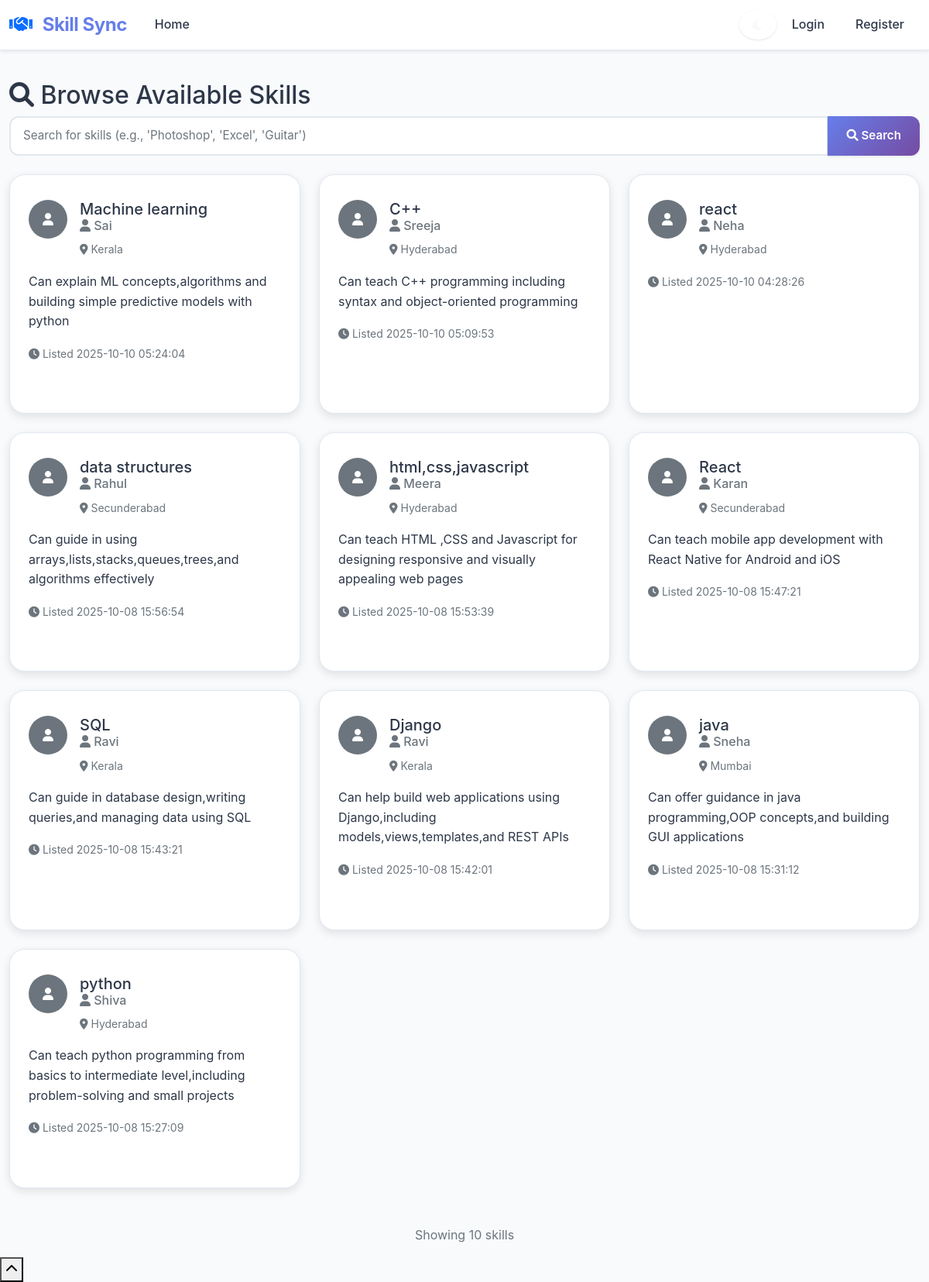
The page /browse_skills on the database its author committed.
### tables this page shows
CREATE TABLE skills_offered (
            id INTEGER PRIMARY KEY AUTOINCREMENT,
            user_id INTEGER,
            skill_name TEXT NOT NULL,
            description TEXT,
            is_approved INTEGER DEFAULT 1,
            created_at TIMESTAMP DEFAULT CURRENT_TIMESTAMP,
            FOREIGN KEY (user_id) REFERENCES users (id)
        );

CREATE TABLE users (
            id INTEGER PRIMARY KEY AUTOINCREMENT,
            username TEXT UNIQUE NOT NULL,
            email TEXT UNIQUE NOT NULL,
            password_hash TEXT NOT NULL,
            name TEXT NOT NULL,
            location TEXT,
            profile_photo TEXT,
            is_public INTEGER DEFAULT 1,
            availability TEXT,
            is_admin INTEGER DEFAULT 0,
            is_banned INTEGER DEFAULT 0,
            created_at TIMESTAMP DEFAULT CURRENT_TIMESTAMP
        );

### app.py (the view)
@app.route('/browse_skills')
def browse_skills():
    search = request.args.get('search', '')
    conn = get_db_connection()
    if search:
        skills = conn.execute('''
            SELECT so.*, u.name, u.location, u.profile_photo
            FROM skills_offered so
            JOIN users u ON so.user_id = u.id
            WHERE u.is_public = 1 AND u.is_banned = 0 AND so.is_approved = 1
            AND (so.skill_name LIKE ? OR so.description LIKE ?)
            ORDER BY so.created_at DESC
        ''', (f'%{search}%', f'%{search}%')).fetchall()
    else:
        skills = conn.execute('''
            SELECT so.*, u.name, u.location, u.profile_photo
            FROM skills_offered so
            JOIN users u ON so.user_id = u.id
            WHERE u.is_public = 1 AND u.is_banned = 0 AND so.is_approved = 1
            ORDER BY so.created_at DESC
        ''').fetchall()
    conn.close()
    return render_template('browse_skills.html', skills=skills, search=search)

### app.py (called while the page is built)
def get_db_connection():
    conn = sqlite3.connect('skillswap.db')
    conn.row_factory = sqlite3.Row
    return conn

### templates/browse_skills.html (shortened to what this page needs)
{% extends "base.html" %}
{% block content %}
<div class="row">
    <div class="col-md-12">
        <h2><i class="fas fa-search"></i> Browse Available Skills</h2>
        <form method="GET" class="mb-4">
            <div class="input-group">
                <input type="text" class="form-control" name="search" value="{{ search }}"
                       placeholder="Search for skills (e.g., 'Photoshop', 'Excel', 'Guitar')">
                <button class="btn btn-primary" type="submit">
                    <i class="fas fa-search"></i> Search
                </button>
            </div>
        </form>
    </div>
</div>
<div class="row">
    {% if skills %}
        {% for skill in skills %}
            <div class="col-lg-4 col-md-6 mb-4">
                <div class="card h-100">
                    <div class="card-body">
                        <div class="d-flex align-items-start mb-3">
                            {% if skill.profile_photo %}
                                <img src="{{ url_for('static', filename='uploads/' + skill.profile_photo) }}"
                                     class="rounded-circle me-3 profile-photo-clickable" width="50" height="50"
                                     alt="Profile" data-user-id="{{ skill.user_id }}">
                            {% else %}
                                <div class="bg-secondary rounded-circle d-flex align-items-center justify-content-center me-3 profile-photo-clickable"
                                     style="width: 50px; height: 50px;" data-user-id="{{ skill.user_id }}">
                                    <i class="fas fa-user text-white"></i>
                                </div>
                            {% endif %}
                            <div class="flex-grow-1">
                                <h5 class="card-title mb-1">{{ skill.skill_name }}</h5>
                                <h6 class="card-subtitle text-muted mb-2">
                                    <i class="fas fa-user"></i> {{ skill.name }}
                                </h6>
                                {% if skill.location %}
                                    <small class="text-muted">
                                        <i class="fas fa-map-marker-alt"></i> {{ skill.location }}
                                    </small>
                                {% endif %}
                            </div>
                        </div>
                        {% if skill.description %}
                            <p class="card-text">{{ skill.description }}</p>
                        {% endif %}
                        <small class="text-muted">
                            <i class="fas fa-clock"></i> Listed {{ skill.created_at }}
                        </small>
                    </div>
                </div>
            </div>
        {% endfor %}
    {% endif %}
</div>
{% if skills|length > 6 %}
    <div class="row mt-4">
        <div class="col-12 text-center">
            <p class="text-muted">Showing {{ skills|length }} skills</p>
        </div>
    </div>
{% endif %}
{% endblock %}

### templates/base.html (shortened to what this page needs)
<!DOCTYPE html>
<html lang="en">
<head>
    <link href="https://cdn.jsdelivr.net/npm/bootstrap@5.1.3/dist/css/bootstrap.min.css" rel="stylesheet">
    <link href="https://cdnjs.cloudflare.com/ajax/libs/font-awesome/6.0.0/css/all.min.css" rel="stylesheet">
    <link href="{{ url_for('static', filename='css/style.css') }}" rel="stylesheet">
</head>
<body>
    <nav class="navbar navbar-expand-lg navbar-light bg-white fixed-top shadow-sm">
        <div class="container">
            <a class="navbar-brand fw-bold" href="{{ url_for('index') }}">
                <i class="fas fa-handshake me-2 text-primary"></i> Skill Sync
            </a>
            <div class="collapse navbar-collapse" id="navbarNav">
                <ul class="navbar-nav me-auto">
                    <li class="nav-item">
                        <a class="nav-link" href="{{ url_for('index') }}">Home</a>
                    </li>
                </ul>
                <ul class="navbar-nav">
                    <li class="nav-item d-flex align-items-center ms-3">
                        <button id="themeToggle" class="btn btn-outline-light btn-sm" title="Toggle dark mode" style="border-radius: 50%; width: 38px; height: 38px; display: flex; align-items: center; justify-content: center;">
                            <i id="themeIcon" class="fas fa-moon"></i>
                        </button>
                    </li>
                    {% if session.user_id %}
                        <li class="nav-item dropdown">
                            <a class="nav-link dropdown-toggle" href="#" id="navbarDropdown" role="button"
                               data-bs-toggle="dropdown" aria-expanded="false">
                                <i class="fas fa-user"></i> {{ session.username }}
                            </a>
                            <ul class="dropdown-menu dropdown-menu-end" aria-labelledby="navbarDropdown">
                                <li><a class="dropdown-item" href="{{ url_for('profile') }}">
                                    <i class="fas fa-user-circle"></i> Profile
                                </a></li>
                                <li><a class="dropdown-item" href="{{ url_for('edit_profile') }}">
                                    <i class="fas fa-edit"></i> Edit Profile
                                </a></li>
                                <li><hr class="dropdown-divider"></li>
                                <li><a class="dropdown-item" href="{{ url_for('logout') }}">
                                    <i class="fas fa-sign-out-alt"></i> Logout
                                </a></li>
                            </ul>
                        </li>
                    {% else %}
                        <li class="nav-item">
                            <a class="nav-link" href="{{ url_for('login') }}">Login</a>
                        </li>
                        <li class="nav-item">
                            <a class="nav-link" href="{{ url_for('register') }}">Register</a>
                        </li>
                    {% endif %}
                </ul>
            </div>
        </div>
    </nav>
    <main class="container mt-4">
        {% block content %}{% endblock %}
    </main>
    <button class="scroll-top" id="scrollTop" onclick="scrollToTop()">
        <i class="fas fa-chevron-up"></i>
    </button>
</body>
</html>

### static/css/style.css (style rules this page uses)
:root { --primary: #667eea; --primary-dark: #5a67d8; --primary-light: #a5b4fc; --secondary: #764ba2; --accent: #ffd89b; --success: #10b981; --danger: #ef4444; --warning: #f59e0b; --bg-light: #f8fafc; --bg-white: #ffffff; --bg-dark: #1a1a2e; --text-main: #2d3748; --text-muted: #718096; --text-light: #a0aec0; --border-light: #e2e8f0; --shadow-sm: 0 1px 3px rgba(0, 0, 0, 0.1); --shadow-md: 0 4px 12px rgba(0, 0, 0, 0.1); --shadow-lg: 0 10px 25px rgba(0, 0, 0, 0.15); --radius-sm: 8px; --radius-md: 12px; --radius-lg: 20px; }
body { font-family: 'Inter', 'Segoe UI', -apple-system, BlinkMacSystemFont, sans-serif; background: var(--bg-light); color: var(--text-main); min-height: 100vh; padding-top: 80px; font-size: 1rem; line-height: 1.6; -webkit-font-smoothing: antialiased; -moz-osx-font-smoothing: grayscale; }
.navbar { background: rgba(255, 255, 255, 0.95) !important; backdrop-filter: blur(20px); box-shadow: var(--shadow-sm); border-bottom: 1px solid var(--border-light); transition: all 0.3s ease; }
.navbar-brand { font-weight: 800; font-size: 1.5rem; color: var(--primary) !important; letter-spacing: -0.5px; }
.navbar-nav .nav-link { color: var(--text-main) !important; font-weight: 500; border-radius: var(--radius-md); margin: 0 0.25rem; padding: 0.5rem 1rem !important; transition: all 0.2s ease; }
.container, .container-lg, .container-md, .container-sm, .container-xl, .container-xxl { max-width: 1200px; }
.card { border: 1px solid var(--border-light); border-radius: var(--radius-lg); box-shadow: var(--shadow-md); background: var(--bg-white); margin-bottom: 2rem; transition: all 0.3s ease; overflow: hidden; }
.card-body { padding: 2rem 1.5rem; }
.btn { border-radius: var(--radius-md); font-weight: 600; padding: 0.75rem 1.5rem; font-size: 0.95rem; transition: all 0.3s ease; box-shadow: var(--shadow-sm); border: none; position: relative; overflow: hidden; }
.btn::before { content: ''; position: absolute; top: 0; left: -100%; width: 100%; height: 100%; background: linear-gradient(90deg, transparent, rgba(255, 255, 255, 0.2), transparent); transition: left 0.5s; }
.btn-primary { background: linear-gradient(135deg, var(--primary) 0%, var(--secondary) 100%); color: white; }
.form-control, .form-select { border-radius: var(--radius-md); border: 2px solid var(--border-light); box-shadow: none; transition: all 0.2s ease; padding: 0.75rem 1rem; font-size: 0.95rem; background: var(--bg-white); }

### rows shown on the page
skills_offered: skill_name "Machine learning", name "Sai", location "Kerala", description "Can explain ML concepts,algorithms and building simple predictive models with python", created_at "2025-10-10 05:24:04"
skills_offered: skill_name "C++", name "Sreeja", location "Hyderabad", description "Can teach C++ programming including syntax and object-oriented programming", created_at "2025-10-10 05:09:53"
skills_offered: skill_name "react", name "Neha", location "Hyderabad", created_at "2025-10-10 04:28:26"
skills_offered: skill_name "data structures", name "Rahul", location "Secunderabad", description "Can guide in using arrays,lists,stacks,queues,trees,and algorithms effectively", created_at "2025-10-08 15:56:54"
skills_offered: skill_name "html,css,javascript", name "Meera", location "Hyderabad", description "Can teach HTML ,CSS and Javascript for designing responsive and visually appealing web pages", created_at "2025-10-08 15:53:39"
skills_offered: {{ skill.user_id }} 5 (drawn), skill_name "React", name "Karan", location "Secunderabad", description "Can teach mobile app development with React Native for Android and iOS", created_at "2025-10-08 15:47:21"
skills_offered: skill_name "SQL", name "Ravi", location "Kerala", description "Can guide in database design,writing queries,and managing data using SQL", created_at "2025-10-08 15:43:21"
skills_offered: skill_name "Django", name "Ravi", location "Kerala", description "Can help build web applications using Django,including models,views,templates,and REST APIs", created_at "2025-10-08 15:42:01"
skills_offered: skill_name "java", name "Sneha", location "Mumbai", description "Can offer guidance in java programming,OOP concepts,and building GUI applications", created_at "2025-10-08 15:31:12"
skills_offered: skill_name "python", name "Shiva", location "Hyderabad", description "Can teach python programming from basics to intermediate level,including problem-solving and small projects", created_at "2025-10-08 15:27:09"

### other values the page prints
{{ skills|length }} "10"
